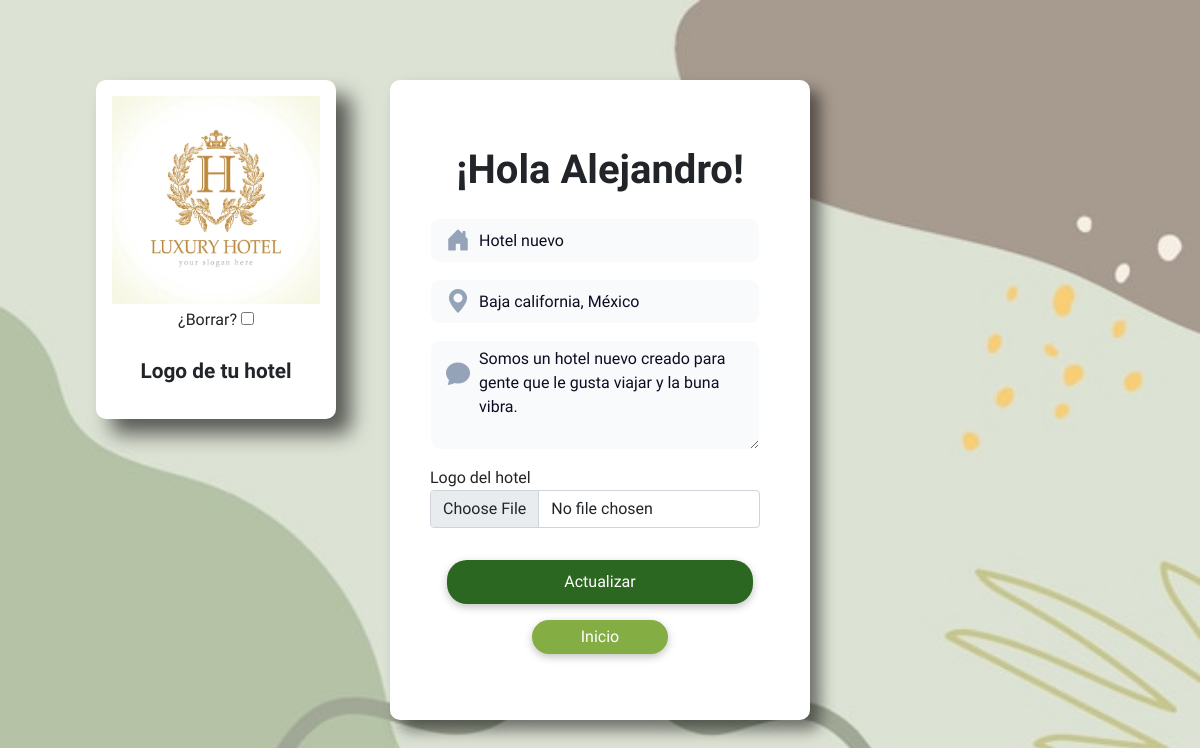
Page /perfil/ (signed in) on the committed database.
### core/models.py (models this page shows)
class Profile(models.Model):
    user = models.OneToOneField(User, on_delete=models.CASCADE)
    hotel_logo = models.ImageField(upload_to=custom_upload_to, null=True, blank=True)
    bio = models.TextField(null=True , blank=True)
    name_hotel = models.TextField(null=True , blank=True)
    address = models.TextField(null=True, blank=True)
    points_natural = models.DecimalField(max_digits=10, decimal_places=2, null=True, blank=True)
    points_eco = models.DecimalField(max_digits=10, decimal_places=2, null=True, blank=True)
    points_socio = models.DecimalField(max_digits=10, decimal_places=2, null=True, blank=True)

### core/views.py (the view)
# urls.py: path('perfil/', views.ProfileUpdate.as_view(), name="perfil"),
class ProfileUpdate(UpdateView, LoginRequiredMixin):
    model = Profile
    form_class = ProfileForm
    success_url = reverse_lazy('core:perfil')
    template_name = 'registration/profile_form.html'
    def get_object(self):
        profile, created = Profile.objects.get_or_create(user=self.request.user)
        return profile

### core/templates/registration/profile_form.html (shortened to what this page needs)
{% extends 'core/base_without_nav.html' %}
{% load static %}
{% block content %}
    <div class="center-container">
        <div class="custom-container" style="border-radius: 10px;">
            <h1><b>¡Hola {{ user.username }}!</b></h1>
            <form action="" method="post" enctype="multipart/form-data">
                <div class="points-container" style="border-radius: 10px; position: absolute; left: 8%; top: 10%;">
                    {% if request.user.profile.hotel_logo %}
                        <img src="{{request.user.profile.hotel_logo.url}}" class="img-fluid" style="max-height: 50%;">
                        <p class="mt-1">¿Borrar? <input type="checkbox" name="hotel_logo-clear" id="hotel_logo-clear_id"> </p>
                    {% else %}
                        <img src="{% static 'img/no-icon.png' %}" style="width: 70%;">
                    {% endif %}
                    <p class="mt-2" style="font-size:1.3rem;"><b>Logo de tu hotel</b></p>
                </div>
                <div class="d-flex align-items-center position-relative mb-3 mt-3" style="width: 97%;">
                    <i class="bi bi-house-door-fill position-absolute" style="left: 1rem; color: #94a3b8; font-size: 1.5rem;"></i>
                    {{ form.name_hotel }}
                </div>
                <div class="d-flex align-items-center position-relative mb-3 mt-3" style="width: 97%;">
                    <i class="bi bi-geo-alt-fill position-absolute" style="left: 1rem; color: #94a3b8; font-size: 1.5rem;"></i>
                    {{ form.address }}
                </div>
                <div class="d-flex align-items-center position-relative mb-3 mt-3" style="width: 97%;">
                    <i class="bi bi-chat-fill position-absolute" style="top: 1rem; left: 1rem; color: #94a3b8; font-size: 1.5rem;"></i>
                    {{ form.bio }}
                </div>
                <div class="mb-3 mt-3" style="width: 97%;">
                    <label for="hotel_logo">Logo del hotel</label>
                    <input class="form-control" type="file" id="hotel_logo" name="hotel_logo" accept="image/*">
                </div>
                <div style="text-align: center;">
                    <button type="submit" class="form-btn mb-2 mt-3" style="width: 90%;" >Actualizar</button>
                </div>
                <div style="text-align: center;">
                    <a href="{% url 'core:home' %}" class="link-btn mt-2" style="width: 40%; background: #84AD44;">Inicio</a>
                </div>
            </form>
        </div>
    </div>
{% endblock %}

### core/templates/core/base_without_nav.html (style rules this page uses)
body { font-family: 'Aptos', sans-serif; }

### rows in the picture
Profile: name_hotel "Hotel nuevo", address "Baja california, México", bio "Somos un hotel nuevo creado para gente que le gusta viajar y la buna vibra."

### other values in the picture
{{ user.username }} "Alejandro"
